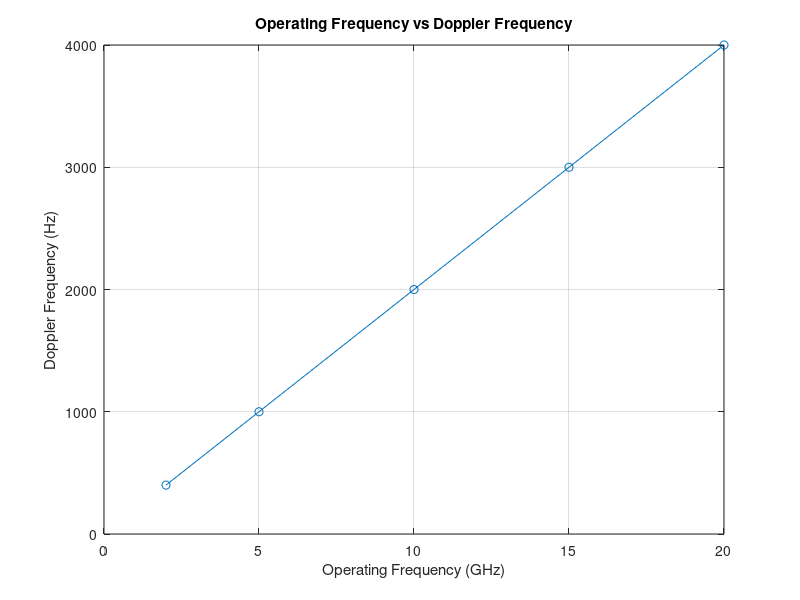
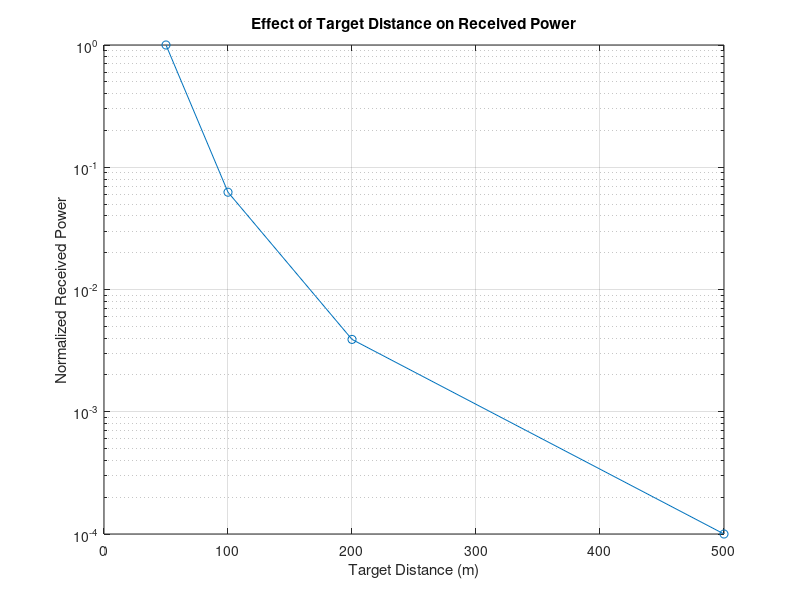
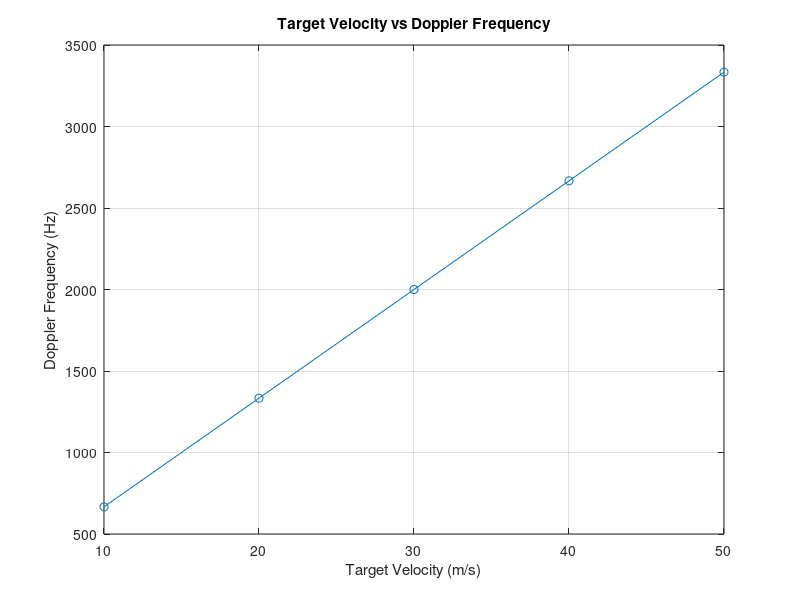
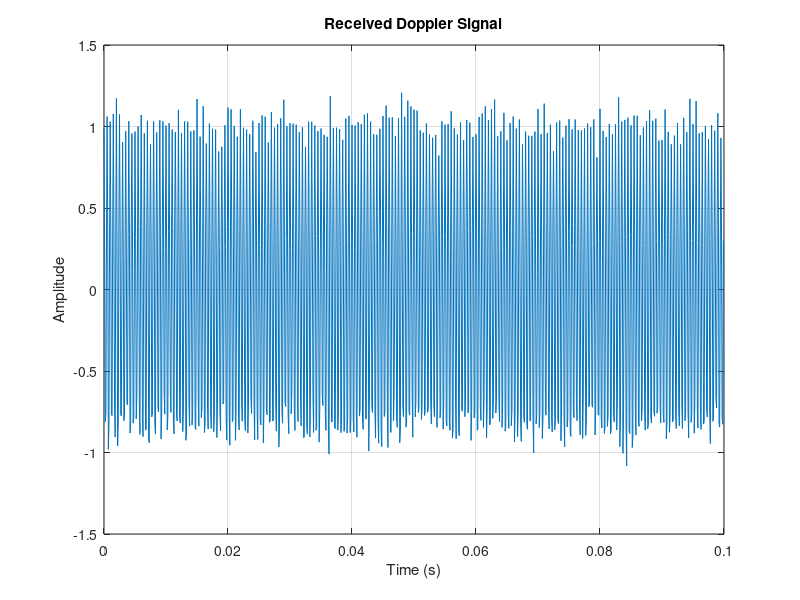

Reproduce these figures in MATLAB, in order. (Note: this script raises an error after producing the figures.)
clc; clear; close all;

c = 3e8;                          % speed of light (m/s)

%% 1. Operating frequency vs Doppler frequency (v = 30 m/s)
v  = 30;
fc = [2 5 10 15 20] * 1e9;        % carrier frequencies (Hz)
lambda = c ./ fc;                 % wavelength
fd = 2 * v ./ lambda;             % Doppler shift = 2v/lambda

figure; plot(fc/1e9, fd, '-o'); grid on;
title('Operating Frequency vs Doppler Frequency');
xlabel('Operating Frequency (GHz)'); ylabel('Doppler Frequency (Hz)');

%% 2. Target distance vs received power (power falls as 1/R^4)
R = [50 100 200 500];             % distances (m)
P = (50 ./ R) .^ 4;               % power, normalized to 1 at 50 m

figure; semilogy(R, P, '-o'); grid on;
title('Effect of Target Distance on Received Power');
xlabel('Target Distance (m)'); ylabel('Normalized Received Power');

%% 3. Target velocity vs Doppler frequency (fc = 10 GHz)
v  = 10:10:50;                    % velocities (m/s)
fc = 10e9;
fd = 2 * v * fc / c;

figure; plot(v, fd, '-o'); grid on;
title('Target Velocity vs Doppler Frequency');
xlabel('Target Velocity (m/s)'); ylabel('Doppler Frequency (Hz)');

%% 4. Received Doppler signal (v = 30 m/s, fc = 10 GHz -> fd = 2000 Hz)
fs = 10000;                       % sampling frequency (Hz)
t  = 0 : 1/fs : 0.1 - 1/fs;       % 0.1 s of time samples
N  = length(t);
fd = 2 * 30 * 10e9 / c;           % = 2000 Hz

signal = exp(1j*2*pi*fd*t);                          % Doppler-shifted signal
noise  = 0.1 * (randn(1,N) + 1j*randn(1,N)) / sqrt(2);
x = signal + noise;                                  % received signal

figure; plot(t, real(x)); grid on;
title('Received Doppler Signal');
xlabel('Time (s)'); ylabel('Amplitude');

%% 5. FFT power spectrum
X = fftshift(fft(x));                                % FFT, zero frequency in the centre
f = -fs/2 : fs/N : fs/2 - fs/N;                      % frequency axis
power_dB = 10 * log10(abs(X).^2 / N);

figure; plot(f, power_dB); hold on;
xline(2000, '--k');                                  % expected Doppler shift
grid on; ylim([-60 40]);
title('Doppler Power Spectrum Using FFT');
xlabel('Frequency (Hz)'); ylabel('Power (dB)');
legend('FFT Power Spectrum', 'Expected f_D = 2000 Hz');
